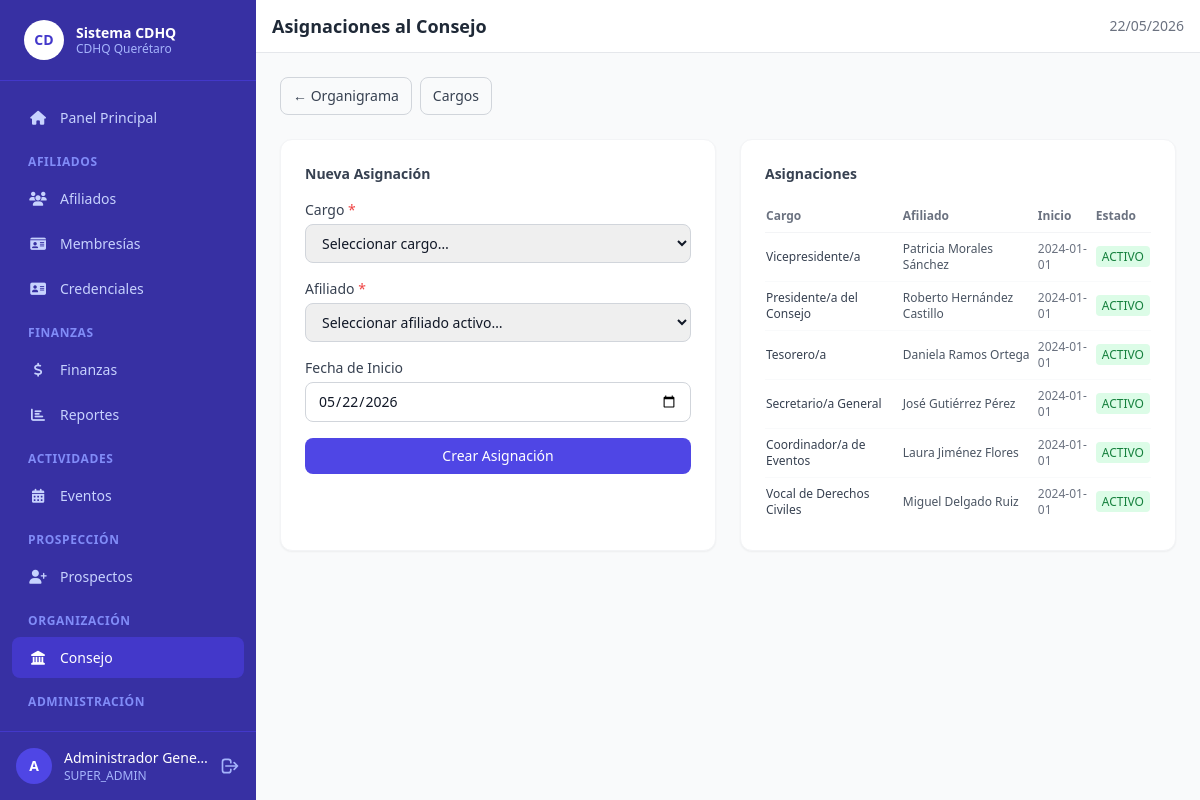
Screenshot of /council/assignments (signed in) with the database file from the repository.
### tables this page shows
CREATE TABLE IF NOT EXISTS `council_assignments` (
    `id`           INT UNSIGNED AUTO_INCREMENT PRIMARY KEY,
    `position_id`  INT UNSIGNED  NOT NULL,
    `affiliate_id` INT UNSIGNED  NOT NULL,
    `start_date`   DATE          NOT NULL,
    `end_date`     DATE          NULL,
    `status`       ENUM('ACTIVO','FINALIZADO') NOT NULL DEFAULT 'ACTIVO',
    CONSTRAINT `fk_ca_position`  FOREIGN KEY (`position_id`)  REFERENCES `council_positions`(`id`) ON DELETE CASCADE,
    CONSTRAINT `fk_ca_affiliate` FOREIGN KEY (`affiliate_id`) REFERENCES `affiliates`(`id`)        ON DELETE CASCADE
);

CREATE TABLE IF NOT EXISTS `council_positions` (
    `id`          INT UNSIGNED AUTO_INCREMENT PRIMARY KEY,
    `title`       VARCHAR(120)  NOT NULL,
    `level`       TINYINT UNSIGNED NOT NULL DEFAULT 1,
    `is_unique`   TINYINT(1)    NOT NULL DEFAULT 1,
    `is_active`   TINYINT(1)    NOT NULL DEFAULT 1,
    `description` VARCHAR(255)  NULL
);

### core/Controller.php (called while the page is built, shortened)
<?php
abstract class Controller {
    protected string $viewPath;
    public function __construct() {
        $this->viewPath = VIEWS_PATH;
    }
    protected function view(string $view, array $data = []): void {
        $data['base_url']      = BASE_URL;
        $data['current_user']  = Auth::currentUser();
        $data['app_name']      = APP_NAME;
        extract($data, EXTR_SKIP);
        $viewFile = $this->viewPath . '/' . str_replace('.', '/', $view) . '.php';
        require $viewFile;
    }
}

### app/controllers/CouncilController.php (called while the page is built, shortened)
<?php
require_once CORE_PATH . '/Controller.php';
require_once MODELS_PATH . '/Council.php';
class CouncilController extends Controller {
    public function assignments(): void {
        $model        = new Council();
        $affiliateModel = new Affiliate();
        $assignments  = $model->getAllAssignments();
        $positions    = $model->all('level, title');
        $affiliates   = $affiliateModel->listWithSearch('', 'ACTIVO', 200, 0);
        $this->view('council/assignments', [
            'title'       => 'Asignaciones al Consejo',
            'assignments' => $assignments,
            'positions'   => $positions,
            'affiliates'  => $affiliates,
        ]);
    }
}

### index.php (called while the page is built, shortened)
<?php
require_once __DIR__ . '/config/config.php';
require_once CORE_PATH . '/Database.php';
require_once CORE_PATH . '/Model.php';
require_once CORE_PATH . '/Controller.php';
require_once CORE_PATH . '/Router.php';
$router = new Router();
$router->get('login',         'AuthController', 'showLogin');
$router->post('login',        'AuthController', 'login');
$router->get('logout',        'AuthController', 'logout');
$router->get('',              'DashboardController', 'index');
$router->get('dashboard',     'DashboardController', 'index');
$router->get('users',         'UsersController', 'index');
$router->get('users/create',  'UsersController', 'create');
$router->post('users/create', 'UsersController', 'store');
$router->get('users/:id/edit','UsersController', 'edit');
$router->post('users/:id/edit','UsersController','update');
$router->post('users/:id/toggle','UsersController','toggle');
$router->post('users/:id/delete','UsersController','destroy');
$router->get('affiliates',               'AffiliatesController', 'index');
$router->get('affiliates/create',        'AffiliatesController', 'create');
$router->post('affiliates/create',       'AffiliatesController', 'store');
$router->get('affiliates/:id',           'AffiliatesController', 'show');
$router->get('affiliates/:id/edit',      'AffiliatesController', 'edit');
$router->post('affiliates/:id/edit',     'AffiliatesController', 'update');
$router->post('affiliates/:id/status',   'AffiliatesController', 'changeStatus');
$router->get('subscriptions',            'SubscriptionsController', 'index');
$router->get('subscriptions/create',     'SubscriptionsController', 'create');
$router->post('subscriptions/create',    'SubscriptionsController', 'store');
$router->get('financial',                'FinancialController', 'index');
$router->get('financial/create',         'FinancialController', 'create');
$router->post('financial/create',        'FinancialController', 'store');
$router->get('events',                   'EventsController', 'index');
$router->get('events/create',            'EventsController', 'create');
$router->post('events/create',           'EventsController', 'store');
$router->get('events/:id',               'EventsController', 'show');
$router->post('events/:id/register',     'EventsController', 'register');
$router->post('events/:id/status',       'EventsController', 'changeStatus');
$router->get('prospects',                'ProspectsController', 'index');
$router->get('prospects/create',         'ProspectsController', 'create');
$router->post('prospects/create',        'ProspectsController', 'store');
$router->get('prospects/:id/edit',       'ProspectsController', 'edit');
$router->post('prospects/:id/edit',      'ProspectsController', 'update');
$router->post('prospects/:id/note',      'ProspectsController', 'addNote');
$router->post('prospects/:id/convert',   'ProspectsController', 'convert');
$router->get('reports',                  'ReportsController', 'index');
$router->get('credentials/:id',          'CredentialsController', 'show');
$router->get('council',                  'CouncilController', 'index');
$router->get('council/positions',        'CouncilController', 'positions');
$router->post('council/positions/create','CouncilController', 'createPosition');
$router->get('council/assignments',      'CouncilController', 'assignments');
$router->post('council/assignments/create','CouncilController','createAssignment');
$router->get('config',                   'ConfigController', 'index');
$router->post('config',                  'ConfigController', 'update');
$requestUri = parse_url($_SERVER['REQUEST_URI'] ?? '/', PHP_URL_PATH) ?? '/';
$basePath   = rtrim(parse_url(BASE_URL, PHP_URL_PATH) ?? '', '/');
$url        = ltrim(substr($requestUri, strlen($basePath)), '/');
$router->dispatch($url);

### core/Database.php (called while the page is built, shortened)
<?php
class Database {
    private static ?Database $instance = null;
    private PDO $pdo;
    private function __construct() {
        $dsn = sprintf(
            'mysql:host=%s;dbname=%s;charset=%s',
            DB_HOST, DB_NAME, DB_CHARSET
        );
        $options = [
            PDO::ATTR_ERRMODE            => PDO::ERRMODE_EXCEPTION,
            PDO::ATTR_DEFAULT_FETCH_MODE => PDO::FETCH_ASSOC,
            PDO::ATTR_EMULATE_PREPARES   => false,
            PDO::MYSQL_ATTR_INIT_COMMAND => "SET NAMES utf8mb4 COLLATE utf8mb4_unicode_ci",
        ];
        $this->pdo = new PDO($dsn, DB_USER, DB_PASS, $options);
    }
    public static function getInstance(): Database {
        if (self::$instance === null) {
            self::$instance = new self();
        }
        return self::$instance;
    }
    public function query(string $sql, array $params = []): PDOStatement {
        $stmt = $this->pdo->prepare($sql);
        $stmt->execute($params);
        return $stmt;
    }
    public function fetchAll(string $sql, array $params = []): array {
        return $this->query($sql, $params)->fetchAll();
    }
}

### core/Model.php (called while the page is built, shortened)
<?php
abstract class Model {
    protected Database $db;
    public function __construct() {
        $this->db = Database::getInstance();
    }
    protected function query(string $sql, array $params = []): array {
        return $this->db->fetchAll($sql, $params);
    }
}

### app/models/Council.php (called while the page is built, shortened)
<?php
require_once CORE_PATH . '/Model.php';
class Council extends Model {
    public function getAllAssignments(): array {
        return $this->query(
            "SELECT ca.*, cp.title AS position_title, cp.level,
                    CONCAT(a.first_name,' ',a.last_name) AS affiliate_name,
                    a.affiliate_number
             FROM council_assignments ca
             JOIN council_positions cp ON cp.id = ca.position_id
             JOIN affiliates a ON a.id = ca.affiliate_id
             ORDER BY ca.status DESC, cp.level, ca.start_date DESC"
        );
    }
}

### app/views/council/assignments.php (the view, shortened to what this page needs)
<?php require VIEWS_PATH . '/layout/header.php'; ?>
<?php require VIEWS_PATH . '/layout/navbar.php'; ?>
<div class="flex items-center justify-between mb-6">
    <div class="flex gap-2">
        <a href="<?= $base_url ?>/council" class="text-sm border border-gray-300 hover:bg-gray-50 text-gray-700 px-3 py-2 rounded-lg">
            ← Organigrama
        </a>
        <a href="<?= $base_url ?>/council/positions" class="text-sm border border-gray-300 hover:bg-gray-50 text-gray-700 px-3 py-2 rounded-lg">
            Cargos
        </a>
    </div>
</div>
<div class="grid grid-cols-1 lg:grid-cols-2 gap-6">
    <div class="bg-white rounded-xl shadow-sm border border-gray-100 p-6">
        <h3 class="text-sm font-semibold text-gray-700 mb-4">Nueva Asignación</h3>
        <form method="POST" action="<?= $base_url ?>/council/assignments/create">
            <div class="mb-4">
                <label class="block text-sm font-medium text-gray-700 mb-1">Cargo <span class="text-red-500">*</span></label>
                <select name="position_id" required class="w-full px-3 py-2 border border-gray-300 rounded-lg text-sm focus:ring-2 focus:ring-indigo-500 outline-none">
                    <option value="">Seleccionar cargo…</option>
                </select>
            </div>
            <div class="mb-4">
                <label class="block text-sm font-medium text-gray-700 mb-1">Afiliado <span class="text-red-500">*</span></label>
                <select name="affiliate_id" required class="w-full px-3 py-2 border border-gray-300 rounded-lg text-sm focus:ring-2 focus:ring-indigo-500 outline-none">
                    <option value="">Seleccionar afiliado activo…</option>
                </select>
            </div>
            <div class="mb-4">
                <label class="block text-sm font-medium text-gray-700 mb-1">Fecha de Inicio</label>
                <input type="date" name="start_date" value="<?= date('Y-m-d') ?>"
                       class="w-full px-3 py-2 border border-gray-300 rounded-lg text-sm focus:ring-2 focus:ring-indigo-500 outline-none">
            </div>
            <button type="submit" class="w-full bg-indigo-600 hover:bg-indigo-700 text-white text-sm font-medium py-2 rounded-lg transition-colors">
                Crear Asignación
            </button>
        </form>
    </div>
    <div class="bg-white rounded-xl shadow-sm border border-gray-100 p-6 overflow-x-auto">
        <h3 class="text-sm font-semibold text-gray-700 mb-4">Asignaciones</h3>
        <table class="min-w-full text-xs">
            <thead><tr class="text-gray-500 border-b border-gray-100">
                <th class="py-2 text-left">Cargo</th>
                <th class="py-2 text-left">Afiliado</th>
                <th class="py-2 text-left">Inicio</th>
                <th class="py-2 text-left">Estado</th>
            </tr></thead>
            <tbody class="divide-y divide-gray-50">
                <?php foreach ($assignments as $a): ?>
                <tr class="hover:bg-gray-50">
                    <td class="py-2 font-medium text-gray-700"><?= htmlspecialchars($a['position_title']) ?></td>
                    <td class="py-2 text-gray-600"><?= htmlspecialchars($a['affiliate_name']) ?></td>
                    <td class="py-2 text-gray-500"><?= htmlspecialchars($a['start_date']) ?></td>
                    <td class="py-2">
                        <span class="px-1.5 py-0.5 rounded text-xs <?= $a['status']==='ACTIVO' ? 'bg-green-100 text-green-700' : 'bg-gray-100 text-gray-500' ?>">
                            <?= htmlspecialchars($a['status']) ?>
                        </span>
                    </td>
                </tr>
                <?php endforeach; ?>
            </tbody>
        </table>
    </div>
</div>
<?php require VIEWS_PATH . '/layout/footer.php'; ?>

### core/Router.php (shortened to what this page needs)
<?php
class Router {
    private array $routes = [];
    public function add(string $method, string $pattern, string $controller, string $action): void {
        $this->routes[] = compact('method', 'pattern', 'controller', 'action');
    }
    public function dispatch(string $url): void {
        $requestMethod = $_SERVER['REQUEST_METHOD'] ?? 'GET';
        $url = trim($url, '/');
        foreach ($this->routes as $route) {
            if (strtoupper($route['method']) !== strtoupper($requestMethod)) {
                continue;
            }
            $pattern = $this->buildPattern($route['pattern']);
            if (preg_match($pattern, $url, $matches)) {
                array_shift($matches);
                $params = array_values(array_filter($matches, 'is_int', ARRAY_FILTER_USE_KEY));
                $this->invoke($route['controller'], $route['action'], $params);
                return;
            }
        }
    }
    private function buildPattern(string $pattern): string {
        $pattern = trim($pattern, '/');
        $pattern = preg_replace('/:([a-zA-Z_]+)/', '(?P<$1>[^/]+)', $pattern);
        return '#^' . $pattern . '$#';
    }
    private function invoke(string $controllerName, string $action, array $params): void {
        $controller = new $controllerName();
        call_user_func_array([$controller, $action], $params);
    }
}

### rows the page displays
council_assignments: position.title "Vicepresidente/a", affiliate_name "Patricia Morales Sánchez", start_date "2024-01-01", status "ACTIVO"
council_assignments: position.title "Presidente/a del Consejo", affiliate_name "Roberto Hernández Castillo", start_date "2024-01-01", status "ACTIVO"
council_assignments: position.title "Tesorero/a", affiliate_name "Daniela Ramos Ortega", start_date "2024-01-01", status "ACTIVO"
council_assignments: position.title "Secretario/a General", affiliate_name "José Gutiérrez Pérez", start_date "2024-01-01", status "ACTIVO"
council_assignments: position.title "Coordinador/a de Eventos", affiliate_name "Laura Jiménez Flores", start_date "2024-01-01", status "ACTIVO"
council_assignments: position.title "Vocal de Derechos Civiles", affiliate_name "Miguel Delgado Ruiz", start_date "2024-01-01", status "ACTIVO"

### other values shown
$label "Panel Principal Afiliados Membresías Credenciales Finanzas Reportes Eventos Prospectos Consejo"
